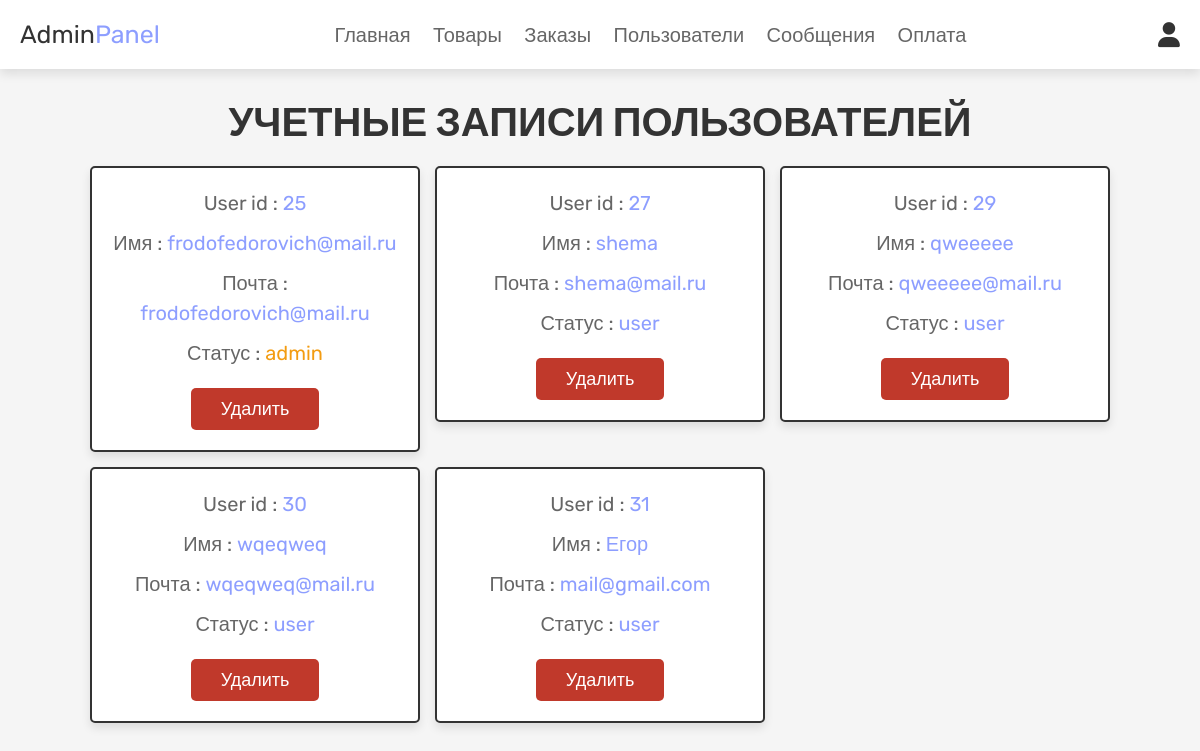
The page /admin_users.php (signed in) on the database its author committed.
### tables this page shows
CREATE TABLE `users` (
  `id` int NOT NULL,
  `name` varchar(100) NOT NULL,
  `email` varchar(100) NOT NULL,
  `password` varchar(100) NOT NULL,
  `user_type` varchar(20) NOT NULL DEFAULT 'user'
);

### admin_users.php (the view, shortened to what this page needs)
<?php
@include 'config.php';
?>
<!DOCTYPE html>
<html lang="en">
<head>
   <link rel="stylesheet" href="https://cdnjs.cloudflare.com/ajax/libs/font-awesome/6.0.0/css/all.min.css">
   <link rel="stylesheet" href="css/admin_style.css">
</head>
<body>
<?php @include 'admin_header.php'; ?>
<section class="users">
   <h1 class="title">Учетные записи пользователей</h1>
   <div class="box-container">
      <?php
         $select_users = mysqli_query($conn, "SELECT * FROM `users`") or die('query failed');
         if(mysqli_num_rows($select_users) > 0){
            while($fetch_users = mysqli_fetch_assoc($select_users)){
      ?>
      <div class="box">
         <p>User id : <span><?php echo $fetch_users['id']; ?></span></p>
         <p>Имя : <span><?php echo $fetch_users['name']; ?></span></p>
         <p>Почта : <span><?php echo $fetch_users['email']; ?></span></p>
         <p>Статус : <span style="color:<?php if($fetch_users['user_type'] == 'admin'){ echo 'var(--orange)'; }; ?>"><?php echo $fetch_users['user_type']; ?></span></p>
         <a href="admin_users.php?delete=<?php echo $fetch_users['id']; ?>" onclick="return confirm('Удалить данного пользователя?');" class="delete-btn">Удалить</a>
      </div>
      <?php
         }
      }
      ?>
   </div>
</section>
</body>
</html>

### css/admin_style.css (style rules this page uses)
:root { --pink:#8D9EFF; --red:#c0392b; --orange:#f39c12; --black:#333; --white:#fff; --light-color:#666; --light-white:#ccc; --light-bg:#f5f5f5; --border:.2rem solid var(--black); --box-shadow:0 .5rem 1rem rgba(0,0,0,.1); }
* { font-family: 'Rubik', sans-serif; margin:0; padding:0; box-sizing: border-box; outline: none; border:none; text-decoration: none; transition:all .2s linear; }
html { font-size: 62.5%; overflow-x: hidden; scroll-behavior: smooth; scroll-padding-top: 6.5rem; }
body { background: var(--light-bg); }
section { padding:3rem 2rem; }
.title { text-align: center; margin-bottom: 2rem; color:var(--black); text-transform: uppercase; font-size: 4rem; }
.btn, .delete-btn, .option-btn { display: inline-block; border-radius: .5rem; margin-top: 1rem; font-size: 1.8rem; color:var(--white); cursor: pointer; padding:1rem 3rem; text-transform: capitalize; }
.delete-btn { background-color: var(--red); }
.users .box-container { display: grid; grid-template-columns: repeat(auto-fit, 33rem); gap:1.5rem; align-items: flex-start; max-width: 1200px; margin: 0 auto; justify-content: center; }
.users .box-container .box { padding:2rem; border:var(--border); background-color: var(--white); box-shadow: var(--box-shadow); border-radius: .5rem; text-align: center; }
.users .box-container .box p { font-size: 2rem; color:var(--light-color); margin-bottom: 1rem; line-height: 1.5; }
.users .box-container .box p span { color:var(--pink); }
.users .box-container .box .delete-btn { margin-top: .5; }

### rows shown on the page
users: id "25", name "frodofedorovich@mail.ru", email "frodofedorovich@mail.ru", user_type "admin"
users: id "27", name "shema", email "shema@mail.ru", user_type "user"
users: id "29", name "qweeeee", email "qweeeee@mail.ru", user_type "user"
users: id "30", name "wqeqweq", email "wqeqweq@mail.ru", user_type "user"
users: id "31", name "Егор", email "mail@gmail.com", user_type "user"
